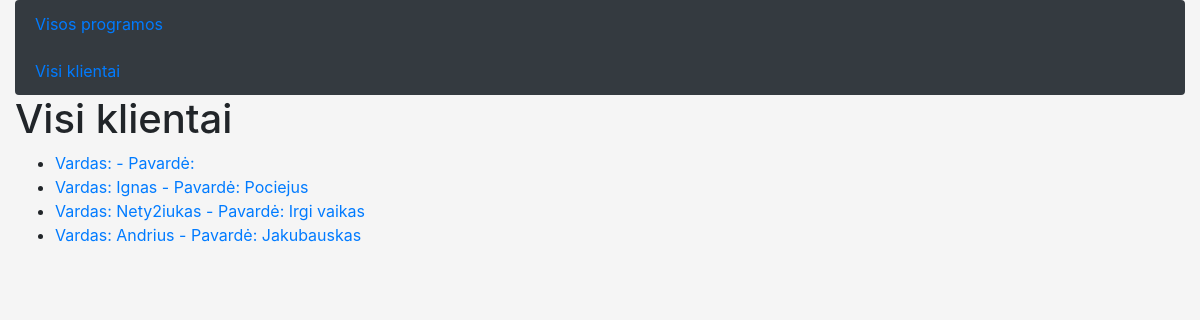
The app's page /program/client_list/, older data.
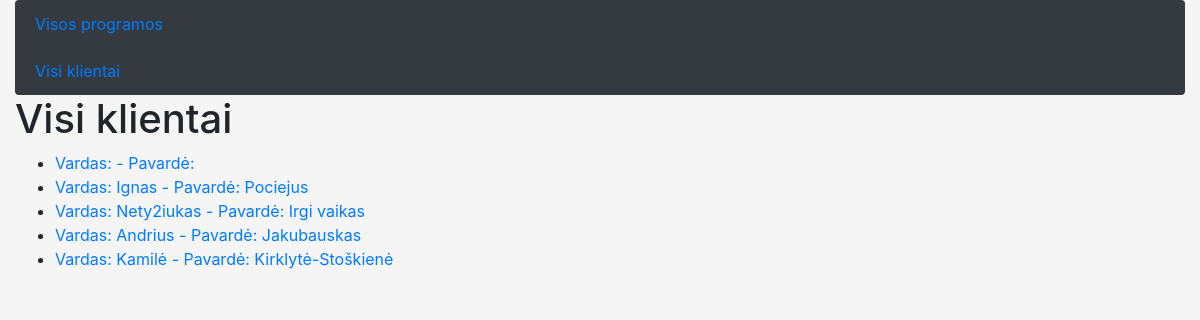
The same page, newer data.
### program/models.py (models this page shows, shortened)
class UserProfile(models.Model):
    user = models.OneToOneField(User, on_delete=models.CASCADE)
    phone = models.CharField(max_length=20, blank=True, null=True, help_text='pvz +3706...')
    weight = models.DecimalField(blank=True, null=True, decimal_places=1, max_digits=4)
    height = models.DecimalField(blank=True, null=True, decimal_places=2, max_digits=4, help_text='pvz 1.68')
    birth = models.DateField(null=True, blank=True)
    joined = models.DateField(null=False, blank=False, default=datetime.now)
    info = models.TextField(blank=True, null=True, max_length=1000, help_text='svarbi informacija')
    class Meta:
        ordering = ['user']

### program/views.py (the view)
# urls.py: path('client_list/', views.client_list, name='client_list'),
def client_list(request):
    clients = UserProfile.objects.all()
    return render(request, 'client_list.html', {'clients': clients})

### program/templates/client_list.html
{% extends "base.html" %}
{% load static %}
{% block content %}
    <h1>Visi klientai</h1>
    <ul>
        {% for client in clients %}
            <li><a href="{% url 'client_detail' user_id=client.user.id %}">Vardas: {{ client.user.first_name }} - Pavardė: {{ client.user.last_name }}</a></li>
        {% endfor %}
    </ul>
{% endblock %}

### program/templates/base.html (shortened to what this page needs)
<!DOCTYPE html>
<html lang="en">
<head>
  <link rel="stylesheet" href="https://stackpath.bootstrapcdn.com/bootstrap/4.1.3/css/bootstrap.min.css">
  {% load static %}
  <link rel="stylesheet" href="{% static 'css/style.css' %}">
</head>
<body>
  <div class="container-fluid">
    <div class="row">
      <div class="col-sm-12">
        {% block sidebar %}
          <ul class="list-group">
            <li class="list-group-item"><a href="{% url 'program_list' %}">Visos programos</a></li>
            <li class="list-group-item"><a href="{% url 'client_list' %}">Visi klientai</a></li>
          </ul>
        {% endblock %}
      </div>
    </div>
    <div class="row">
      <div class="col-sm-12">
        {% block content %}{% endblock %}
      </div>
    </div>
  </div>
</body>
</html>

### program/static/css/style.css (style rules this page uses)
body { background-color: #f5f5f5; }
.list-group-item { background-color: #343a40; border: none; color: #ffffff; }

Row changes from the older to the newer data that the page shows:
added UserProfile: user.first_name "Kamilė", user.last_name "Kirklytė-Stoškienė"
